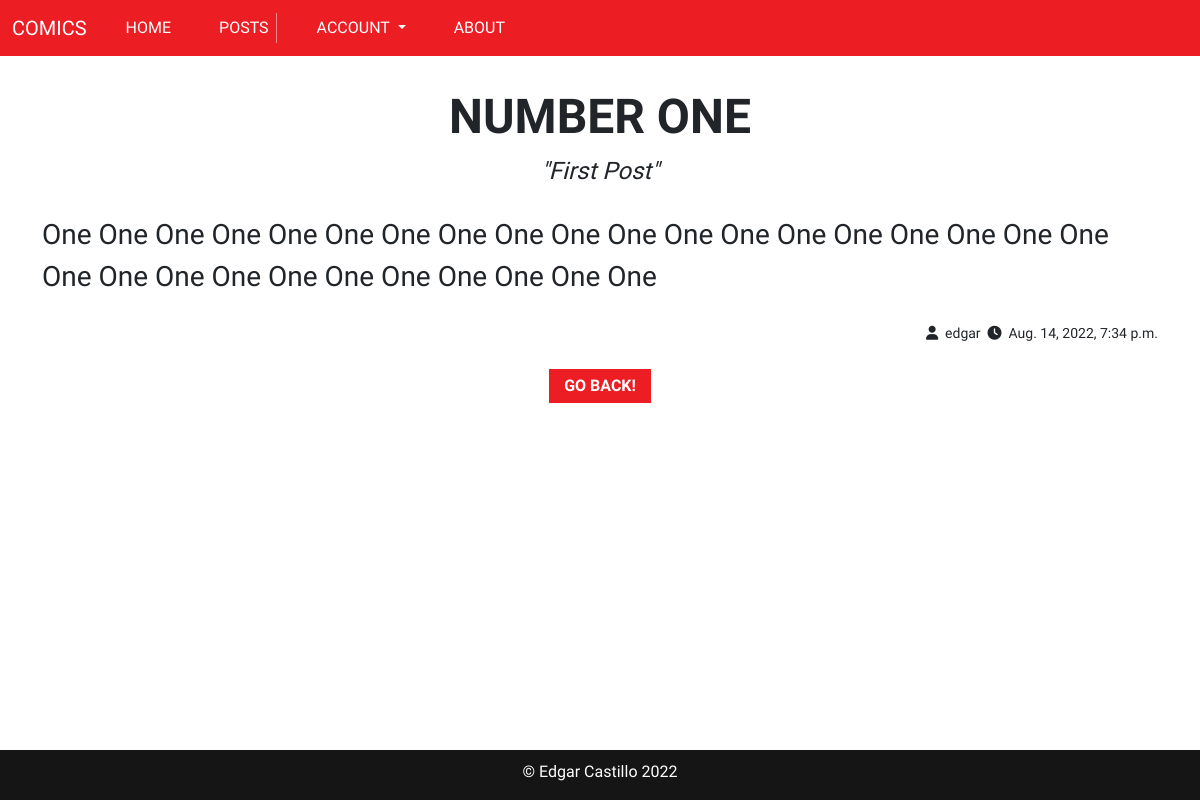
The app's page /posts/1/ with its own data.
### posts/models.py (models this page shows, shortened)
class Post(models.Model):
    title = models.CharField(max_length=256)
    subtitle = models.CharField(max_length=256)
    body = models.TextField()
    created_on = models.DateTimeField(auto_now_add=True)
    author = models.ForeignKey(
        get_user_model(),
        on_delete=models.CASCADE
    )

### posts/views.py (the view)
# urls.py: path('<int:pk>/', views.PostDetailView.as_view(), name="post_detail"),
class PostDetailView(DetailView):
    template_name = "posts/detail.html"
    model = Post

### templates/posts/detail.html (shortened to what this page needs)
{% extends 'base.html' %}
{% block content %}
    <div class="container post-detail">
        <p class="post-title">{{ post.title }}</p>
        <p class="post-subtitle">"{{ post.subtitle }}"</p>
        <p class="post-content">{{ post.body }}</p>
        <div class="post-footer">
            <p class="post-author"><i class="fa-solid fa-user"></i>&nbsp; {{ post.author }}</p>
            <p class="post-date">&nbsp; <i class="fa-solid fa-clock"></i>&nbsp;  {{ post.created_on }}</p>
        </div>
        <div class="post-back">
            <a href="{% url 'post_list' %}" class="card-text">Go back!</a>
        </div>
    </div>
{% endblock content %}

### static/css/base.css (style rules this page uses)
body { font-family: "Roboto Condensed", sans-serif; margin: 0; padding: 0; display: flex; flex-direction: column; min-height: 100vh; }
p { margin: 0; padding: 0; }
:root { --red: #ed1d24; --black: #151515; }
.container { margin-top: 25px; margin-bottom: 25px; }
.post-detail .post-title { text-align: center; font-weight: bold; text-transform: uppercase; font-size: 48px; }
.post-detail .post-subtitle { text-align: center; font-style: italic; font-size: 24px; }
.post-detail .post-content { margin: 25px 0; font-size: 28px; }
.post-detail .post-footer { display: flex; justify-content: flex-end; align-items: center; }
.post-detail .post-author, .post-detail .post-date { font-size: 14px; }
.post-detail .post-back { text-align: center; margin-top: 25px; }
.post-detail .post-back a { display: inline-block; font-size: 16px; text-transform: uppercase; text-decoration: none; color: white; background-color: var(--red); padding: 5px 15px; font-weight: bold; }

### records on screen
Post: title "NUMBER ONE", subtitle "First Post", body "One One One One One One One One One One One One One One One One One One One One One One One One One One One One One One", author "edgar", created_on "Aug. 14, 2022, 7:34 p.m."
